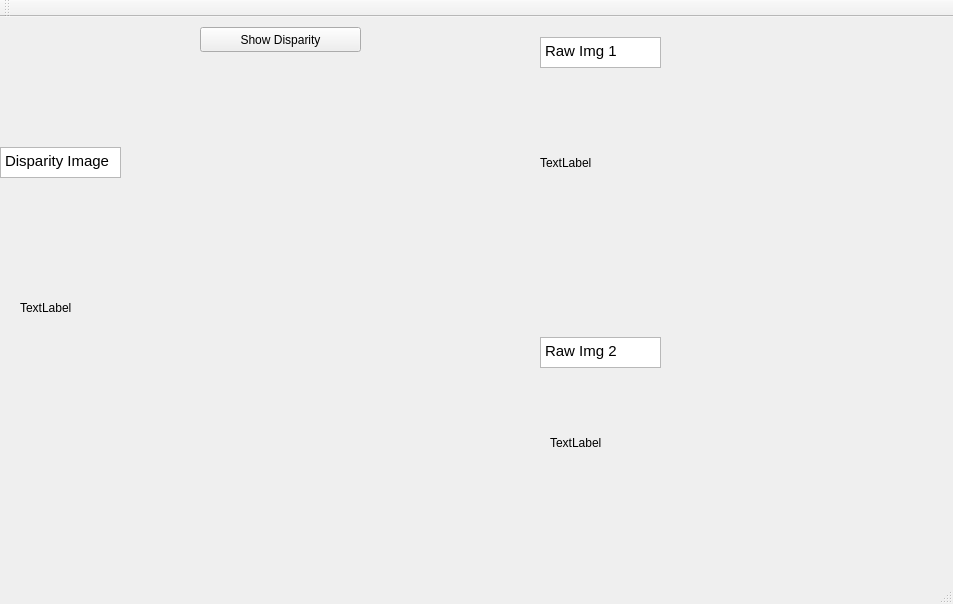
<?xml version="1.0" encoding="UTF-8"?>
<ui version="4.0">
 <class>MainWindow</class>
 <widget class="QMainWindow" name="MainWindow">
  <property name="geometry">
   <rect>
    <x>0</x>
    <y>0</y>
    <width>953</width>
    <height>604</height>
   </rect>
  </property>
  <property name="windowTitle">
   <string>MainWindow</string>
  </property>
  <widget class="QWidget" name="centralWidget">
   <widget class="QLabel" name="label_2">
    <property name="geometry">
     <rect>
      <x>550</x>
      <y>310</y>
      <width>401</width>
      <height>231</height>
     </rect>
    </property>
    <property name="text">
     <string>TextLabel</string>
    </property>
   </widget>
   <widget class="QLabel" name="label_3">
    <property name="geometry">
     <rect>
      <x>20</x>
      <y>70</y>
      <width>501</width>
      <height>441</height>
     </rect>
    </property>
    <property name="text">
     <string>TextLabel</string>
    </property>
   </widget>
   <widget class="QPushButton" name="pushButton">
    <property name="geometry">
     <rect>
      <x>200</x>
      <y>10</y>
      <width>161</width>
      <height>25</height>
     </rect>
    </property>
    <property name="text">
     <string>Show Disparity</string>
    </property>
   </widget>
   <widget class="QLabel" name="label">
    <property name="geometry">
     <rect>
      <x>540</x>
      <y>0</y>
      <width>411</width>
      <height>291</height>
     </rect>
    </property>
    <property name="text">
     <string>TextLabel</string>
    </property>
   </widget>
   <widget class="QTextBrowser" name="textBrowser">
    <property name="geometry">
     <rect>
      <x>0</x>
      <y>130</y>
      <width>121</width>
      <height>31</height>
     </rect>
    </property>
    <property name="html">
     <string>&lt;!DOCTYPE HTML PUBLIC &quot;-//W3C//DTD HTML 4.0//EN&quot; &quot;http://www.w3.org/TR/REC-html40/strict.dtd&quot;&gt;
&lt;html&gt;&lt;head&gt;&lt;meta name=&quot;qrichtext&quot; content=&quot;1&quot; /&gt;&lt;style type=&quot;text/css&quot;&gt;
p, li { white-space: pre-wrap; }
&lt;/style&gt;&lt;/head&gt;&lt;body style=&quot; font-family:'Ubuntu'; font-size:11pt; font-weight:400; font-style:normal;&quot;&gt;
&lt;p style=&quot; margin-top:0px; margin-bottom:0px; margin-left:0px; margin-right:0px; -qt-block-indent:0; text-indent:0px;&quot;&gt;Disparity Image&lt;/p&gt;&lt;/body&gt;&lt;/html&gt;</string>
    </property>
   </widget>
   <widget class="QTextBrowser" name="textBrowser_2">
    <property name="geometry">
     <rect>
      <x>540</x>
      <y>320</y>
      <width>121</width>
      <height>31</height>
     </rect>
    </property>
    <property name="html">
     <string>&lt;!DOCTYPE HTML PUBLIC &quot;-//W3C//DTD HTML 4.0//EN&quot; &quot;http://www.w3.org/TR/REC-html40/strict.dtd&quot;&gt;
&lt;html&gt;&lt;head&gt;&lt;meta name=&quot;qrichtext&quot; content=&quot;1&quot; /&gt;&lt;style type=&quot;text/css&quot;&gt;
p, li { white-space: pre-wrap; }
&lt;/style&gt;&lt;/head&gt;&lt;body style=&quot; font-family:'Ubuntu'; font-size:11pt; font-weight:400; font-style:normal;&quot;&gt;
&lt;p style=&quot; margin-top:0px; margin-bottom:0px; margin-left:0px; margin-right:0px; -qt-block-indent:0; text-indent:0px;&quot;&gt;Raw Img 2&lt;/p&gt;&lt;/body&gt;&lt;/html&gt;</string>
    </property>
   </widget>
   <widget class="QTextBrowser" name="textBrowser_3">
    <property name="geometry">
     <rect>
      <x>540</x>
      <y>20</y>
      <width>121</width>
      <height>31</height>
     </rect>
    </property>
    <property name="html">
     <string>&lt;!DOCTYPE HTML PUBLIC &quot;-//W3C//DTD HTML 4.0//EN&quot; &quot;http://www.w3.org/TR/REC-html40/strict.dtd&quot;&gt;
&lt;html&gt;&lt;head&gt;&lt;meta name=&quot;qrichtext&quot; content=&quot;1&quot; /&gt;&lt;style type=&quot;text/css&quot;&gt;
p, li { white-space: pre-wrap; }
&lt;/style&gt;&lt;/head&gt;&lt;body style=&quot; font-family:'Ubuntu'; font-size:11pt; font-weight:400; font-style:normal;&quot;&gt;
&lt;p style=&quot; margin-top:0px; margin-bottom:0px; margin-left:0px; margin-right:0px; -qt-block-indent:0; text-indent:0px;&quot;&gt;Raw Img 1&lt;/p&gt;&lt;/body&gt;&lt;/html&gt;</string>
    </property>
   </widget>
  </widget>
  <widget class="QMenuBar" name="menuBar">
   <property name="geometry">
    <rect>
     <x>0</x>
     <y>0</y>
     <width>953</width>
     <height>22</height>
    </rect>
   </property>
  </widget>
  <widget class="QToolBar" name="mainToolBar">
   <attribute name="toolBarArea">
    <enum>TopToolBarArea</enum>
   </attribute>
   <attribute name="toolBarBreak">
    <bool>false</bool>
   </attribute>
  </widget>
  <widget class="QStatusBar" name="statusBar"/>
 </widget>
 <layoutdefault spacing="6" margin="11"/>
 <resources/>
 <connections/>
</ui>
